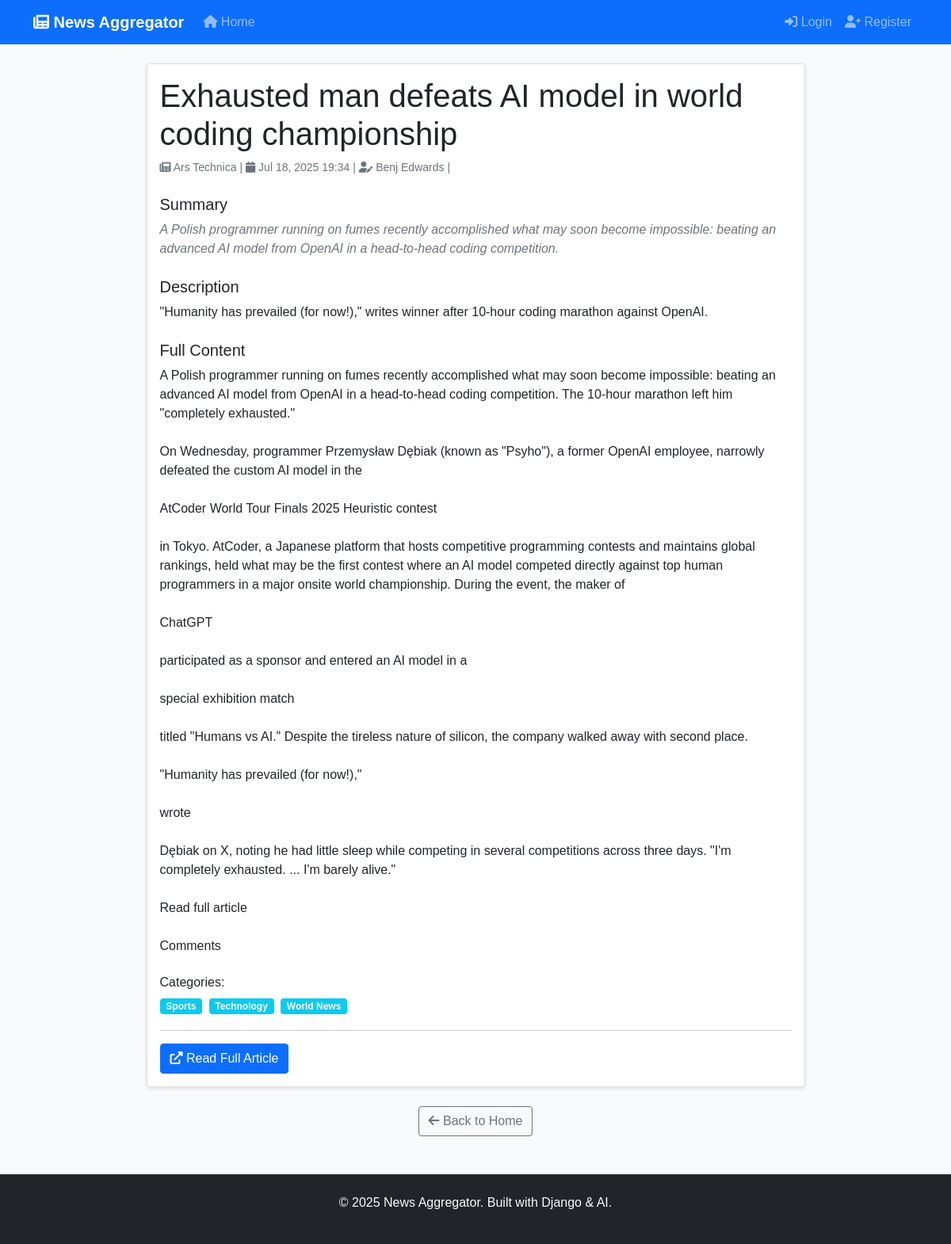
The app's page /api/article/74/ with its own data.
### apps/news/models.py (models this page shows, shortened)
class Article(models.Model):
    BIAS_CHOICES = [
        ('LEFT', 'Left-leaning'),
        ('RIGHT', 'Right-leaning'),
        ('NEUTRAL', 'Neutral'),
        ('UNKNOWN', 'Unknown'),
    ]
    title = models.CharField(max_length=500, db_index=True)
    image_url = models.URLField(blank=True, null=True)
    url = models.URLField(unique=True)
    description = models.TextField(blank=True)
    summary = models.TextField(blank=True, null=True)  # AI-generated summary
    content = models.TextField(blank=True)
    author = models.CharField(max_length=200, blank=True)
    source = models.CharField(max_length=200, db_index=True)
    published_date = models.DateTimeField(db_index=True)
    created_at = models.DateTimeField(auto_now_add=True)
    updated_at = models.DateTimeField(auto_now=True)
    summary = models.TextField(blank=True)
    bias_score = models.CharField(
        max_length=10,
        choices=BIAS_CHOICES,
        default='UNKNOWN',
        db_index=True
    )
    categories = models.ManyToManyField(Category, blank=True)
    created_at = models.DateTimeField(auto_now_add=True)
    class Meta:
        ordering = ['-published_date']
        indexes = [
            models.Index(fields=['published_date', 'bias_score']),
            models.Index(fields=['source', 'published_date']),
        ]
    @property
    def bias_color(self):
        return {
            'LEFT': '#3498db',      # blue
            'RIGHT': '#e74c3c',     # red
            'NEUTRAL': '#2ecc71',   # green
            'UNKNOWN': '#95a5a6',   # grey
        }.get(self.bias_score, '#95a5a6')
    @property
    def get_bias_score_display(self):
        bias_labels = {
            'left': 'Left Bias',
            'center': 'Center',
            'right': 'Right Bias',
            'unknown': 'Unknown'
        }
        return bias_labels.get(self.bias_score, 'Unknown')

class Category(models.Model):
    name = models.CharField(max_length=100, unique=True)
    slug = models.SlugField(unique=True)
    description = models.TextField(blank=True)
    created_at = models.DateTimeField(auto_now_add=True)
    class Meta:
        verbose_name_plural = "Categories"
        ordering = ['name']

### apps/news/views.py (the view)
# urls.py: path('article/<int:id>/', views.article_detail, name='article_detail'),
def article_detail(request, id):
    article = get_object_or_404(Article, id=id)
    is_bookmarked = False
    if request.user.is_authenticated:
        is_bookmarked = Bookmark.objects.filter(
            user=request.user, article=article).exists()
    if not article.summary or article.bias_score == 'UNKNOWN':
        process_article_ai.delay(article.id)
    context = {
        'article': article,
        'is_bookmarked': is_bookmarked,
    }
    return render(request, 'article_detail.html', context)

### templates/article_detail.html (shortened to what this page needs)
{% extends 'base.html' %}
{% load static %}
{% block content %}
<div class="row justify-content-center">
    <div class="col-lg-9">
        <div class="card mb-4">
            <div class="card-body">
                <h1 class="card-title">{{ article.title }}</h1>
                <div class="mb-3 text-muted small">
                    <span><i class="fas fa-newspaper"></i> {{ article.source }}</span> |
                    <span><i class="fas fa-calendar"></i> {{ article.published_date|date:"M d, Y H:i" }}</span>
                    {% if article.author %}
                        | <span><i class="fas fa-user-edit"></i> {{ article.author }}</span>
                    {% endif %}
                    {% if article.get_bias_score_display %}
                        | <span class="badge bg-{{ article.bias_color|default:"secondary" }}">{{ article.get_bias_score_display }}</span>
                    {% endif %}
                </div>
                {% if article.summary %}
                    <div class="mt-4">
                        <h5>Summary</h5>
                        <p class="card-text text-secondary fst-italic">{{ article.summary }}</p>
                    </div>
                {% endif %}
                {% if article.description %}
                    <div class="mt-4">
                        <h5>Description</h5>
                        <p class="card-text">{{ article.description }}</p>
                    </div>
                {% endif %}
                {% if article.content %}
                    <div class="mt-4">
                        <h5>Full Content</h5>
                        <div class="card-text">{{ article.content|linebreaksbr }}</div>
                    </div>
                {% endif %}
                {% if article.categories.all %}
                    <div class="article-categories mt-4">
                        <h6>Categories:</h6>
                        {% for category in article.categories.all %}
                            <span class="badge bg-info text-light me-1 mb-1">{{ category.name }}</span>
                        {% endfor %}
                    </div>
                {% endif %}
                <hr>
                <div class="d-flex justify-content-between align-items-center flex-wrap gap-2">
                    <a href="{{ article.url }}" target="_blank" rel="noopener noreferrer" class="btn btn-primary">
                        <i class="fas fa-external-link-alt"></i> Read Full Article
                    </a>
                </div>
            </div>
        </div>
        <div class="text-center mt-3">
            <a href="{% url 'home' %}" class="btn btn-outline-secondary">
                <i class="fas fa-arrow-left"></i> Back to Home
            </a>
        </div>
    </div>
</div>
{% endblock %}

### static/css/style.css (style rules this page uses)
body { font-family: Arial, sans-serif; background-color: #f8f9fa; }
.card { box-shadow: 0 2px 5px rgba(0,0,0,0.1); }

### records on screen
Article: title "Exhausted man defeats AI model in world coding championship", source "Ars Technica", published_date "Jul 18, 2025 19:34", author "Benj Edwards", summary "A Polish programmer running on fumes recently accomplished what may soon become impossible: beating an advanced AI model from OpenAI in a head-to-head coding competition.", description "\"Humanity has prevailed (for now!),\" writes winner after 10-hour coding marathon against OpenAI.", content "A Polish programmer running on fumes recently accomplished what may soon become impossible: beating an advanced AI model from OpenAI in a head-to-head coding competition. The 10-hour marathon left him \"completely exhausted.\" On Wednesday, programmer Przemysław Dębiak (known as \"Psyho\"), a former OpenAI employee, narrowly defeated the custom AI model in the AtCoder World Tour Finals 2025 Heuristic contest in Tokyo. AtCoder, a Japanese platform that hosts competitive programming contests and maintains global rankings, held what may be the first contest where an AI model competed directly against top human programmers in a major onsite world championship. During the event, the maker of ChatGPT…"
Category: name "Sports"
Category: name "Technology"
Category: name "World News"
